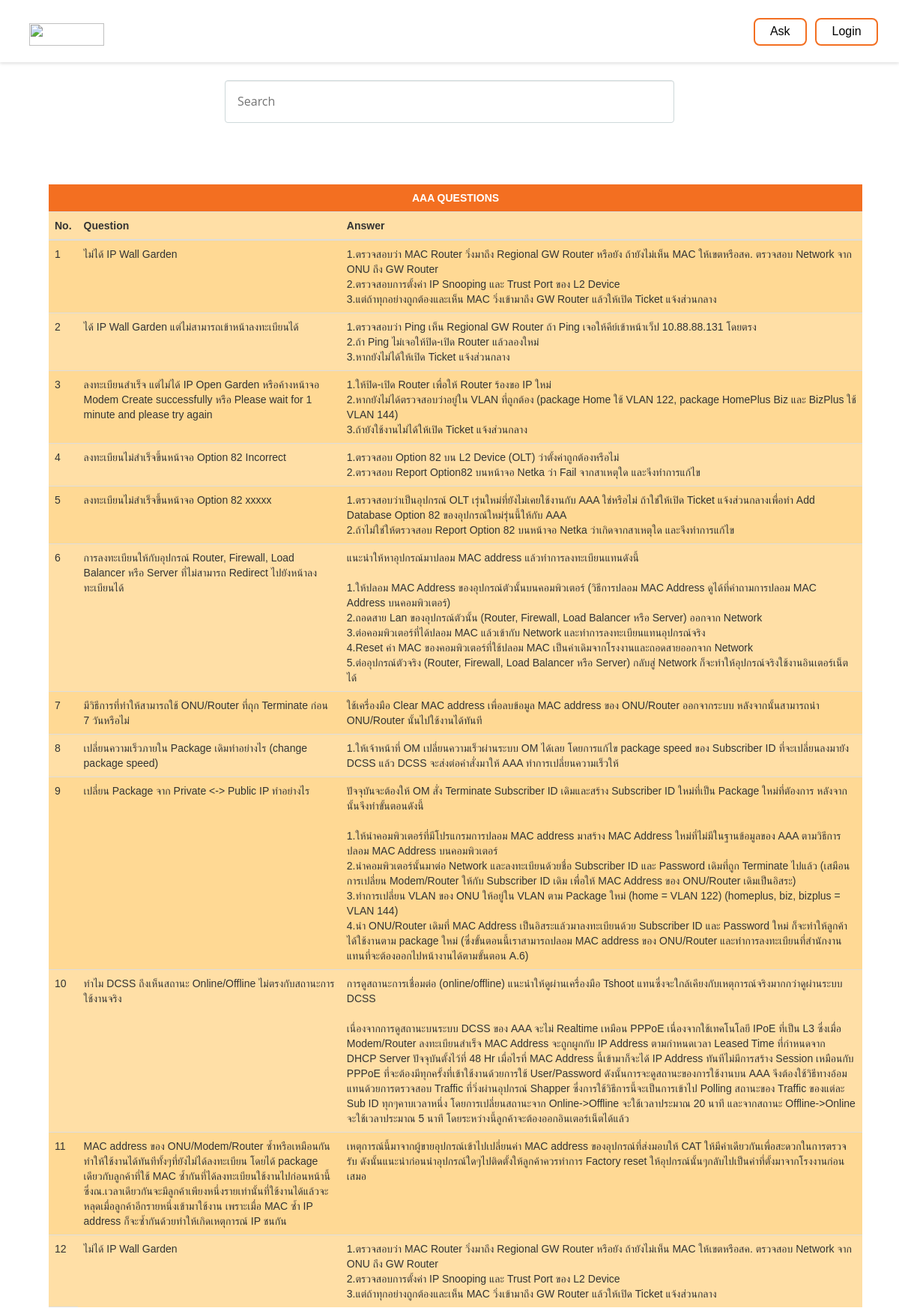
The app's page /page.php (upper part) with its own data.
### tables this page shows
CREATE TABLE `info` (
  `id` int(11) NOT NULL,
  `question` text NOT NULL,
  `answer` text NOT NULL
);

### page.php (the view, shortened to what this page needs)
<?php session_start();
require_once('connect.php');
?>
<!DOCTYPE html>
<html>
	<head>
		<link rel="stylesheet" type="text/css" href="css/reset.css">
		<link rel="stylesheet" type="text/css" href="css/style.css">
		<link rel="stylesheet" type="text/css" href="css/bootstrap.min.css">
		<link rel="stylesheet" type="text/css" href="css/loginmodel.css">
	</head>
	<body>
		<div id="wrapper">
			<header class="header-site">
				<nav class="navbar navbar-inverse navbar-fixed-top">
					<div class="container">
						<div class="navbar-header">
							<a class="navbar-brand" href="page.php"><img src="Logo.png" width=100px height=30px;></a>
						</div>
						<div class="collapse navbar-collapse" id="bs-example-navbar-collapse-1">
							<ul class="nav navbar-nav navbar-right">
								<button class="button button1" onclick="display_ask()"  style="width:auto;">Ask</button>
								<button class="button button1" onclick="display()" style="width:auto;">Login</button>
							</ul>
						</div>
					</div>
				</nav>
			</header>
			<form class="form floating-labels">
				<fieldset>
					<div class="icon">
						<input class="search_text" type="text" name="search_text" placeholder="Search" onkeyup="myFunction()" id="myInput" required>
					</div>
				</fieldset>
			</form>
		</div>
		<div class="panel-body">
			<table class="table display" id="myTable">
				<thead>
					<tr>
						<td class="active" style="text-align: center;" colspan="6"> <strong>AAA QUESTIONS </strong> </td>
					</tr>
					<tr>
						<th>No.</th>
						<th>Question</th>
						<th>Answer</th>
					</tr>
				</thead>
				<div id="result">
					<tbody>
						<?php
						$sql = "SELECT question,answer FROM info";
						$result = $conn->query($sql);
						?>
						<?php
						$i = 0;
						while($row = $result->fetch_array()){
						?>
						<tr>
							<td><?php echo ++$i; ?></td>
							<td><?php echo $row['question']; ?></td>
							<td><?php echo  nl2br($row['answer']); ?></td>
						</tr>
						<?php
						}
						?>
					</tbody>
				</div>
			</table>
		</div>
	</body>
</html>

### css/style.css (style rules this page uses)
*, *::after, *::before { -webkit-box-sizing: border-box; -moz-box-sizing: border-box; box-sizing: border-box; }
body { font-size: 1.6em; font-family: "Open Sans", sans-serif; color: #2b3e51; background-color: #ffffff; }
a { text-decoration: none; }
.container { margin: 0 15px; }
.container:before { clear: both; display: table; content: " "; }
.container:after { clear: both; display: table; content: " "; }
@media screen and (min-width: 768px) { .active { color: #ffffff; } }
.form::after { clear: both; content: ""; display: table; }
.form fieldset { margin: 35px 0; }
.form div { position: relative; margin: 20px 0; }
.form input, .form textarea, .form select, .form label { font-family: "Open Sans", sans-serif; font-size: 1.6rem; color: #2b3e51; }
.form input[type="text"], .form input[type="email"], .form textarea, .form select, .form legend { display: block; width: 50%; -webkit-appearance: none; -moz-appearance: none; -ms-appearance: none; -o-appearance: none; appearance: none; }
.form input[type="text"], .form input[type="email"], .form textarea, .form select { padding: 12px; border: 1px solid #cfd9db; background-color: #ffffff; border-radius: .25em; box-shadow: inset 0 1px 1px rgba(0, 0, 0, 0.08); }
.form [required] { background: url("../img/required.svg") no-repeat top right; }
@media only screen and (min-width: 600px) { .form div { margin: 32px 0; margin-top: 6%; } }
@media only screen and (min-width: 600px) { .form input[type="text"], .form input[type="email"], .form textarea, .form select { margin-left: 25%; padding: 16px; } }
.panel-body { width: 93%; margin-left: 50px; }
.button { background-color: #4CAF50; border: none; color: white; padding: 5px 20px; text-align: center; text-decoration: none; display: inline-block; font-size: 16px; margin: 4px 4px; -webkit-transition-duration: 0.4s; transition-duration: 0.4s; cursor: pointer; }
.button1 { background-color: white; color: black; border: 2px solid #f36f21; margin-top: 8px; border-radius: 8px; }

### css/loginmodel.css (style rules this page uses)
input[type=text], input[type=password] { width: 100%; padding: 12px 20px; margin: 8px 0; display: inline-block; border: 1px solid #ccc; box-sizing: border-box; }
button { background-color: #f36f21; color: white; padding: 14px 20px; margin: 8px 0; border: none; cursor: pointer; width: 100%; }
.container { padding: 16px; }

### page.php (style rules this page uses)
tr:nth-child(odd) { background-color: #ffd994 }
tr:nth-child(even) { background-color: #ffdfa6 }

### records on screen
info: question "ไม่ได้ IP Wall Garden", answer "1.ตรวจสอบว่า MAC Router วิ่งมาถึง Regional GW Router หรือยัง ถ้ายังไม่เห็น MAC ให้เขตหรือสค. ตรวจสอบ Network จาก ONU ถึง GW Router 2.ตรวจสอบการตั้งค่า IP Snooping และ Trust Port ของ L2 Device 3.แต่ถ้าทุกอย่างถูกต้องและเห็น MAC วิ่งเข้ามาถึง GW Router แล้วให้เปิด Ticket แจ้งส่วนกลาง"
info: question "ได้ IP Wall Garden แต่ไม่สามารถเข้าหน้าลงทะเบียนได้", answer "1.ตรวจสอบว่า Ping เห็น Regional GW Router ถ้า Ping เจอให้คีย์เข้าหน้าเว็ป 10.88.88.131 โดยตรง 2.ถ้า Ping ไม่เจอให้ปิด-เปิด Router แล้วลองใหม่ 3.หากยังไม่ได้ให้เปิด Ticket แจ้งส่วนกลาง"
info: question "ลงทะเบียนสำเร็จ แต่ไม่ได้ IP Open Garden หรือค้างหน้าจอ Modem Create successfully หรือ Please wait for 1 minute and please try again", answer "1.ให้ปิด-เปิด Router เพื่อให้ Router ร้องขอ IP ใหม่ 2.หากยังไม่ได้ตรวจสอบว่าอยู่ใน VLAN ที่ถูกต้อง (package Home ใช้ VLAN 122, package HomePlus Biz และ BizPlus ใช้ VLAN 144) 3.ถ้ายังใช้งานไม่ได้ให้เปิด Ticket แจ้งส่วนกลาง"
info: question "ลงทะเบียนไม่สำเร็จขึ้นหน้าจอ Option 82 Incorrect", answer "1.ตรวจสอบ Option 82 บน L2 Device (OLT) ว่าตั้งค่าถูกต้องหรือไม่ 2.ตรวจสอบ Report Option82 บนหน้าจอ Netka ว่า Fail จากสาเหตุใด และจีงทำการแก้ไข"
info: question "ลงทะเบียนไม่สำเร็จขึ้นหน้าจอ Option 82 xxxxx", answer "1.ตรวจสอบว่าเป็นอุปกรณ์ OLT เรุ่นใหม่ที่ยังไม่เคยใช้งานกับ AAA ใช่หรือไม่ ถ้าใช่ให้เปิด Ticket แจ้งส่วนกลางเพื่อทำ Add Database Option 82 ของอุปกรณ์ใหม่รุ่นนี้ให้กับ AAA 2.ถ้าไม่ใช่ให้ตรวจสอบ Report Option 82 บนหน้าจอ Netka ว่าเกิดจากสาเหตุใด และจึงทำการแก้ไข"
info: question "การลงทะเบียนให้กับอุปกรณ์ Router, Firewall, Load Balancer หรือ Server ที่ไม่สามารถ Redirect ไปยังหน้าลงทะเบียนได้", answer "แนะนำให้หาอุปกรณ์มาปลอม MAC address แล้วทำการลงทะเบียนแทนดังนี้ 1.ให้ปลอม MAC Address ของอุปกรณ์ตัวนั้นบนคอมพิวเตอร์ (วิธีการปลอม MAC Address ดูได้ที่คำถามการปลอม MAC Address บนคอมพิวเตอร์) 2.ถอดสาย Lan ของอุปกรณ์ตัวนั้น (Router, Firewall, Load Balancer หรือ Server) ออกจาก Network 3.ต่อคอมพิวเตอร์ที่ได้ปลอม MAC แล้วเข้ากับ Network และทำการลงทะเบียนแทนอุปกรณ์จริง 4.Reset ค่า MAC ของคอมพิวเตอร์ที่ใช้ปลอม MAC เป็นค่าเดิมจากโรงงานและถอดสายออกจาก Network 5.ต่ออุปกรณ์ตัวจริง (Router, Firewall, Load Balancer หรือ Server) กลับสู่ Network ก็จะทำให้อุปกรณ์จริงใช้งานอินเตอร์เน็ตได้"
info: question "มีวิธีการที่ทำให้สามารถใช้ ONU/Router ที่ถุก Terminate ก่อน 7 วันหรือไม่", answer "ใช้เครื่องมือ Clear MAC address เพื่อลบข้อมูล MAC address ของ ONU/Router ออกจากระบบ หลังจากนั้นสามารถนำ ONU/Router นั้นไปใช้งานได้ทันที"
info: question "เปลี่ยนความเร็วภายใน Package เดิมทำอย่างไร (change package speed)", answer "1.ให้เจ้าหน้าที่ OM เปลี่ยนความเร็วผ่านระบบ OM ได้เลย โดยการแก้ไข package speed ของ Subscriber ID ที่จะเปลี่ยนลงมายัง DCSS แล้ว DCSS จะส่งต่อคำสั่งมาให้ AAA ทำการเปลี่ยนความเร็วให้"
info: question "เปลี่ยน Package จาก Private <-> Public IP ทำอย่างไร", answer "ปัจจุบันจะต้องให้ OM สั่ง Terminate Subscriber ID เดิมและสร้าง Subscriber ID ใหม่ที่เป็น Package ใหม่ที่ตัองการ หลังจากนั้นจึงทำขั้นตอนดังนี้ 1.ให้นำคอมพิวเตอร์ที่มีโปรแกรมการปลอม MAC address มาสร้าง MAC Address ใหม่ที่ไม่มีในฐานข้อมูลของ AAA ตามวิธีการปลอม MAC Address บนคอมพิวเตอร์ 2.นำคอมพิวเตอร์นั้นมาต่อ Network และลงทะเบียนด้วยชื่อ Subscriber ID และ Password เดิมที่ถูก Terminate ไปแล้ว (เสมือนการเปลี่ยน Modem/Router ให้กับ Subscriber ID เดิม เพื่อให้ MAC Address ของ ONU/Router เดิมเป็นอิสระ) 3.ทำการเปลี่ยน VLAN ของ ONU ให้อยู่ใน VLAN ตาม Package ใหม่ (home = VLAN 122) (homeplus, biz, bizplus = VLAN 144) 4.นำ ONU/Router เดิมที่ MAC Address เป็นอิสระแล้วมาลงทะเบียนด้วย Subscriber ID และ…"
info: question "ทำไม DCSS ถึงเห็นสถานะ Online/Offline ไม่ตรงกับสถานะการใช้งานจริง", answer "การดูสถานะการเชื่อมต่อ (online/offline) แนะนำให้ดูผ่านเครื่องมือ Tshoot แทนซึ่งจะใกล้เคียงกับเหตุการณ์จริงมากกว่าดูผ่านระบบ DCSS เนื่องจากการดูสถานะบนระบบ DCSS ของ AAA จะไม่ Realtime เหมือน PPPoE เนื่องจากใช้เทคโนโลยี IPoE ที่เป็น L3 ซึ่งเมื่อ Modem/Router ลงทะเบียนสำเร็จ MAC Address จะถูกผูกกับ IP Address ตามกำหนดเวลา Leased Time ที่กำหนดจาก DHCP Server ปัจจุบันตั้งไว้ที่ 48 Hr เมื่อไรที่ MAC Address นี้เข้ามาก็จะได้ IP Address ทันทีไม่มีการสร้าง Session เหมือนกับ PPPoE ที่จะต้องมีทุกครั้งที่เข้าใช้งานด้วยการใช้ User/Password ดังนั้นการจะดูสถานะของการใช้งานบน AAA จึงต้องใช้วิธีทางอ้อมแทนด้วยการตรวจสอบ Traffic ที่วิ่งผ่านอุปกรณ์ Shapper ซึ่งการใช้วิธีการนี้จะเป็นการเข้าไป Polling สถานะของ…"
info: question "MAC address ของ ONU/Modem/Router ซ้ำหรือเหมือนกันทำให้ใช้งานได้ทันทีทั้งๆที่ยังไม่ได้ลงทะเบียน โดยได้ package เดียวกับลูกค้าที่ใช้ MAC ซ้ำกันที่ได้ลงทะเบียนใช้งานไปก่อนหน้านี้ ซึ่งณ.เวลาเดียวกันจะมีลูกค้าเพียงหนึ่งรายเท่านั้นที่ใช้งานได้แล้วจะหลุดเมื่อลูกค้าอีกรายหนึ่งเข้ามาใช้งาน เพราะเมื่อ MAC ซ้ำ IP address ก็จะซ้ำกันด้วยทำให้เกิดเหตุการณ์ IP ชนกัน", answer "เหตุการณ์นี้มาจากผู้ขายอุปกรณ์เข้าไปเปลี่ยนค่า MAC address ของอุปกรณ์ทึ่ส่งมอบให้ CAT ให้มีค่าเดียวกันเพื่อสะดวกในการตรวจรับ ดังนั้นแนะนำก่อนนำอุปกรณ์ใดๆไปติดตั้งให้ลูกค้าควรทำการ Factory reset ให้อุปกรณ์นั้นๆกลับไปเป็นค่าที่ตั้งมาจากโรงงานก่อนเสมอ"
info: question "ไม่ได้ IP Wall Garden", answer "1.ตรวจสอบว่า MAC Router วิ่งมาถึง Regional GW Router หรือยัง ถ้ายังไม่เห็น MAC ให้เขตหรือสค. ตรวจสอบ Network จาก ONU ถึง GW Router 2.ตรวจสอบการตั้งค่า IP Snooping และ Trust Port ของ L2 Device 3.แต่ถ้าทุกอย่างถูกต้องและเห็น MAC วิ่งเข้ามาถึง GW Router แล้วให้เปิด Ticket แจ้งส่วนกลาง"
